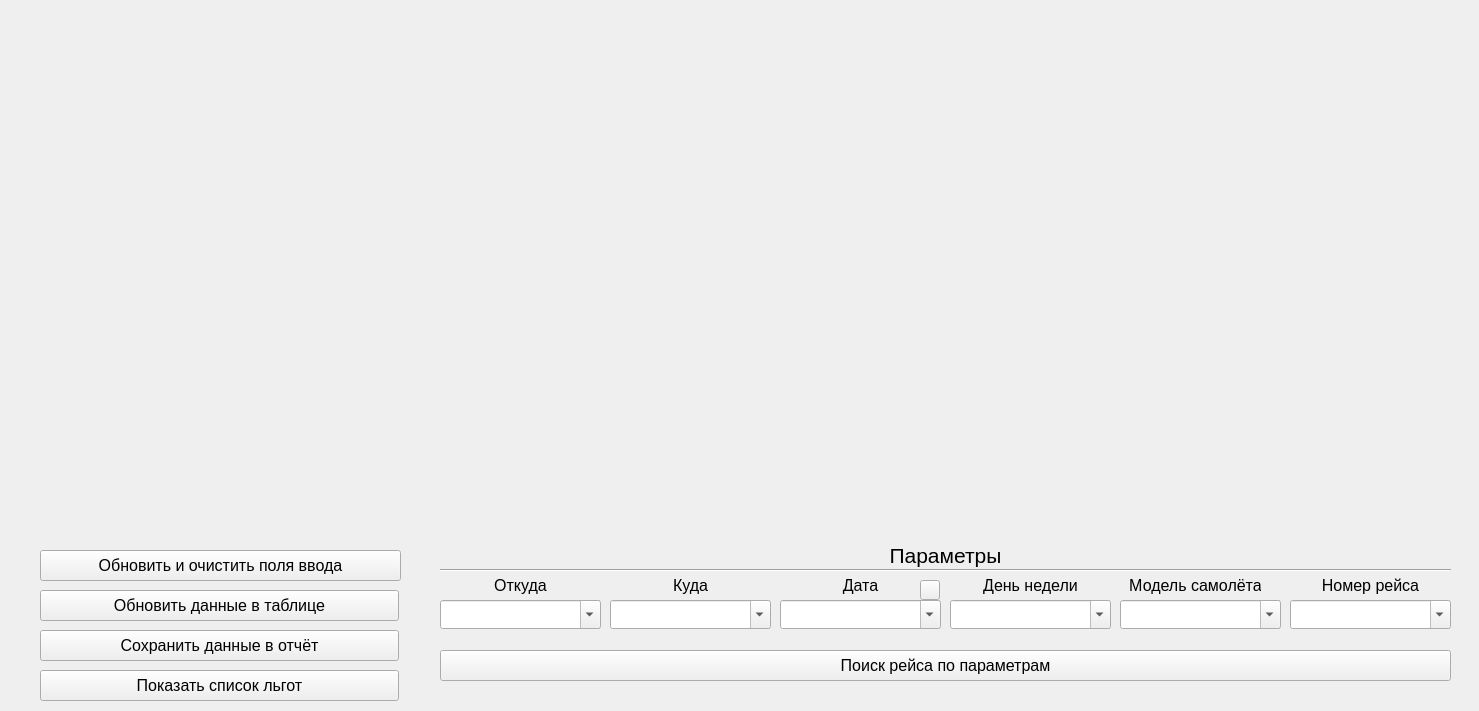
<?xml version="1.0" encoding="UTF-8"?>
<ui version="4.0">
 <class>PassengerClass</class>
 <widget class="QWidget" name="PassengerClass">
  <property name="geometry">
   <rect>
    <x>0</x>
    <y>0</y>
    <width>1479</width>
    <height>711</height>
   </rect>
  </property>
  <property name="windowTitle">
   <string>Пассажир</string>
  </property>
  <widget class="QPushButton" name="save_flights_table_btn">
   <property name="geometry">
    <rect>
     <x>40</x>
     <y>630</y>
     <width>359</width>
     <height>31</height>
    </rect>
   </property>
   <property name="font">
    <font>
     <pointsize>12</pointsize>
    </font>
   </property>
   <property name="mouseTracking">
    <bool>false</bool>
   </property>
   <property name="text">
    <string>Сохранить данные в отчёт</string>
   </property>
   <property name="checkable">
    <bool>false</bool>
   </property>
  </widget>
  <widget class="QWidget" name="formLayoutWidget_23">
   <property name="geometry">
    <rect>
     <x>10</x>
     <y>0</y>
     <width>1461</width>
     <height>537</height>
    </rect>
   </property>
   <layout class="QFormLayout" name="flights_layout"/>
  </widget>
  <widget class="QPushButton" name="upd_flights_table_btn">
   <property name="geometry">
    <rect>
     <x>40</x>
     <y>590</y>
     <width>359</width>
     <height>31</height>
    </rect>
   </property>
   <property name="font">
    <font>
     <pointsize>12</pointsize>
    </font>
   </property>
   <property name="mouseTracking">
    <bool>false</bool>
   </property>
   <property name="text">
    <string>Обновить данные в таблице</string>
   </property>
   <property name="checkable">
    <bool>false</bool>
   </property>
  </widget>
  <widget class="QPushButton" name="benefits_btn">
   <property name="geometry">
    <rect>
     <x>40</x>
     <y>670</y>
     <width>359</width>
     <height>31</height>
    </rect>
   </property>
   <property name="font">
    <font>
     <pointsize>12</pointsize>
    </font>
   </property>
   <property name="mouseTracking">
    <bool>false</bool>
   </property>
   <property name="text">
    <string>Показать список льгот</string>
   </property>
   <property name="checkable">
    <bool>false</bool>
   </property>
  </widget>
  <widget class="QLabel" name="label_28">
   <property name="geometry">
    <rect>
     <x>460</x>
     <y>570</y>
     <width>121</width>
     <height>31</height>
    </rect>
   </property>
   <property name="font">
    <font>
     <pointsize>12</pointsize>
    </font>
   </property>
   <property name="text">
    <string>Откуда</string>
   </property>
   <property name="alignment">
    <set>Qt::AlignmentFlag::AlignCenter</set>
   </property>
  </widget>
  <widget class="QLabel" name="label_31">
   <property name="geometry">
    <rect>
     <x>440</x>
     <y>540</y>
     <width>1011</width>
     <height>31</height>
    </rect>
   </property>
   <property name="font">
    <font>
     <pointsize>16</pointsize>
    </font>
   </property>
   <property name="text">
    <string>Параметры</string>
   </property>
   <property name="alignment">
    <set>Qt::AlignmentFlag::AlignCenter</set>
   </property>
  </widget>
  <widget class="QComboBox" name="to">
   <property name="geometry">
    <rect>
     <x>610</x>
     <y>600</y>
     <width>161</width>
     <height>29</height>
    </rect>
   </property>
   <property name="font">
    <font>
     <pointsize>12</pointsize>
    </font>
   </property>
   <property name="layoutDirection">
    <enum>Qt::LayoutDirection::LeftToRight</enum>
   </property>
   <property name="editable">
    <bool>true</bool>
   </property>
   <property name="placeholderText">
    <string/>
   </property>
  </widget>
  <widget class="QPushButton" name="flight_search_btn">
   <property name="geometry">
    <rect>
     <x>440</x>
     <y>650</y>
     <width>1011</width>
     <height>31</height>
    </rect>
   </property>
   <property name="font">
    <font>
     <pointsize>12</pointsize>
    </font>
   </property>
   <property name="mouseTracking">
    <bool>false</bool>
   </property>
   <property name="text">
    <string>Поиск рейса по параметрам</string>
   </property>
   <property name="checkable">
    <bool>false</bool>
   </property>
  </widget>
  <widget class="QLabel" name="label_34">
   <property name="geometry">
    <rect>
     <x>800</x>
     <y>570</y>
     <width>121</width>
     <height>31</height>
    </rect>
   </property>
   <property name="font">
    <font>
     <pointsize>12</pointsize>
    </font>
   </property>
   <property name="text">
    <string>Дата</string>
   </property>
   <property name="alignment">
    <set>Qt::AlignmentFlag::AlignCenter</set>
   </property>
  </widget>
  <widget class="QLabel" name="label_27">
   <property name="geometry">
    <rect>
     <x>630</x>
     <y>570</y>
     <width>121</width>
     <height>31</height>
    </rect>
   </property>
   <property name="font">
    <font>
     <pointsize>12</pointsize>
    </font>
   </property>
   <property name="text">
    <string>Куда</string>
   </property>
   <property name="alignment">
    <set>Qt::AlignmentFlag::AlignCenter</set>
   </property>
  </widget>
  <widget class="QLabel" name="label_30">
   <property name="geometry">
    <rect>
     <x>1130</x>
     <y>570</y>
     <width>131</width>
     <height>31</height>
    </rect>
   </property>
   <property name="font">
    <font>
     <pointsize>12</pointsize>
    </font>
   </property>
   <property name="text">
    <string>Модель самолёта</string>
   </property>
   <property name="alignment">
    <set>Qt::AlignmentFlag::AlignCenter</set>
   </property>
  </widget>
  <widget class="Line" name="line_3">
   <property name="geometry">
    <rect>
     <x>440</x>
     <y>560</y>
     <width>1011</width>
     <height>20</height>
    </rect>
   </property>
   <property name="orientation">
    <enum>Qt::Orientation::Horizontal</enum>
   </property>
  </widget>
  <widget class="QComboBox" name="from">
   <property name="geometry">
    <rect>
     <x>440</x>
     <y>600</y>
     <width>161</width>
     <height>29</height>
    </rect>
   </property>
   <property name="font">
    <font>
     <pointsize>12</pointsize>
    </font>
   </property>
   <property name="layoutDirection">
    <enum>Qt::LayoutDirection::LeftToRight</enum>
   </property>
   <property name="editable">
    <bool>true</bool>
   </property>
   <property name="placeholderText">
    <string/>
   </property>
  </widget>
  <widget class="QLabel" name="label_32">
   <property name="geometry">
    <rect>
     <x>1280</x>
     <y>570</y>
     <width>181</width>
     <height>31</height>
    </rect>
   </property>
   <property name="font">
    <font>
     <pointsize>12</pointsize>
    </font>
   </property>
   <property name="text">
    <string>Номер рейса</string>
   </property>
   <property name="alignment">
    <set>Qt::AlignmentFlag::AlignCenter</set>
   </property>
  </widget>
  <widget class="QPushButton" name="date_input_btn">
   <property name="geometry">
    <rect>
     <x>920</x>
     <y>580</y>
     <width>20</width>
     <height>20</height>
    </rect>
   </property>
   <property name="text">
    <string/>
   </property>
  </widget>
  <widget class="QComboBox" name="when">
   <property name="geometry">
    <rect>
     <x>950</x>
     <y>600</y>
     <width>161</width>
     <height>29</height>
    </rect>
   </property>
   <property name="font">
    <font>
     <pointsize>12</pointsize>
    </font>
   </property>
   <property name="layoutDirection">
    <enum>Qt::LayoutDirection::LeftToRight</enum>
   </property>
   <property name="editable">
    <bool>true</bool>
   </property>
   <property name="placeholderText">
    <string/>
   </property>
  </widget>
  <widget class="QComboBox" name="flight_num">
   <property name="geometry">
    <rect>
     <x>1290</x>
     <y>600</y>
     <width>161</width>
     <height>29</height>
    </rect>
   </property>
   <property name="font">
    <font>
     <pointsize>12</pointsize>
    </font>
   </property>
   <property name="layoutDirection">
    <enum>Qt::LayoutDirection::LeftToRight</enum>
   </property>
   <property name="editable">
    <bool>true</bool>
   </property>
   <property name="placeholderText">
    <string/>
   </property>
  </widget>
  <widget class="QComboBox" name="flight_date">
   <property name="geometry">
    <rect>
     <x>780</x>
     <y>600</y>
     <width>161</width>
     <height>29</height>
    </rect>
   </property>
   <property name="font">
    <font>
     <pointsize>12</pointsize>
    </font>
   </property>
   <property name="layoutDirection">
    <enum>Qt::LayoutDirection::LeftToRight</enum>
   </property>
   <property name="editable">
    <bool>true</bool>
   </property>
   <property name="placeholderText">
    <string/>
   </property>
  </widget>
  <widget class="QLabel" name="label_29">
   <property name="geometry">
    <rect>
     <x>970</x>
     <y>570</y>
     <width>121</width>
     <height>31</height>
    </rect>
   </property>
   <property name="font">
    <font>
     <pointsize>12</pointsize>
    </font>
   </property>
   <property name="text">
    <string>День недели</string>
   </property>
   <property name="alignment">
    <set>Qt::AlignmentFlag::AlignCenter</set>
   </property>
  </widget>
  <widget class="QComboBox" name="model">
   <property name="geometry">
    <rect>
     <x>1120</x>
     <y>600</y>
     <width>161</width>
     <height>29</height>
    </rect>
   </property>
   <property name="font">
    <font>
     <pointsize>12</pointsize>
    </font>
   </property>
   <property name="layoutDirection">
    <enum>Qt::LayoutDirection::LeftToRight</enum>
   </property>
   <property name="editable">
    <bool>true</bool>
   </property>
   <property name="placeholderText">
    <string/>
   </property>
  </widget>
  <widget class="QPushButton" name="upd_flights_inputs_btn">
   <property name="geometry">
    <rect>
     <x>40</x>
     <y>550</y>
     <width>361</width>
     <height>31</height>
    </rect>
   </property>
   <property name="font">
    <font>
     <pointsize>12</pointsize>
    </font>
   </property>
   <property name="mouseTracking">
    <bool>false</bool>
   </property>
   <property name="text">
    <string>Обновить и очистить поля ввода</string>
   </property>
   <property name="checkable">
    <bool>false</bool>
   </property>
  </widget>
 </widget>
 <resources/>
 <connections/>
</ui>
